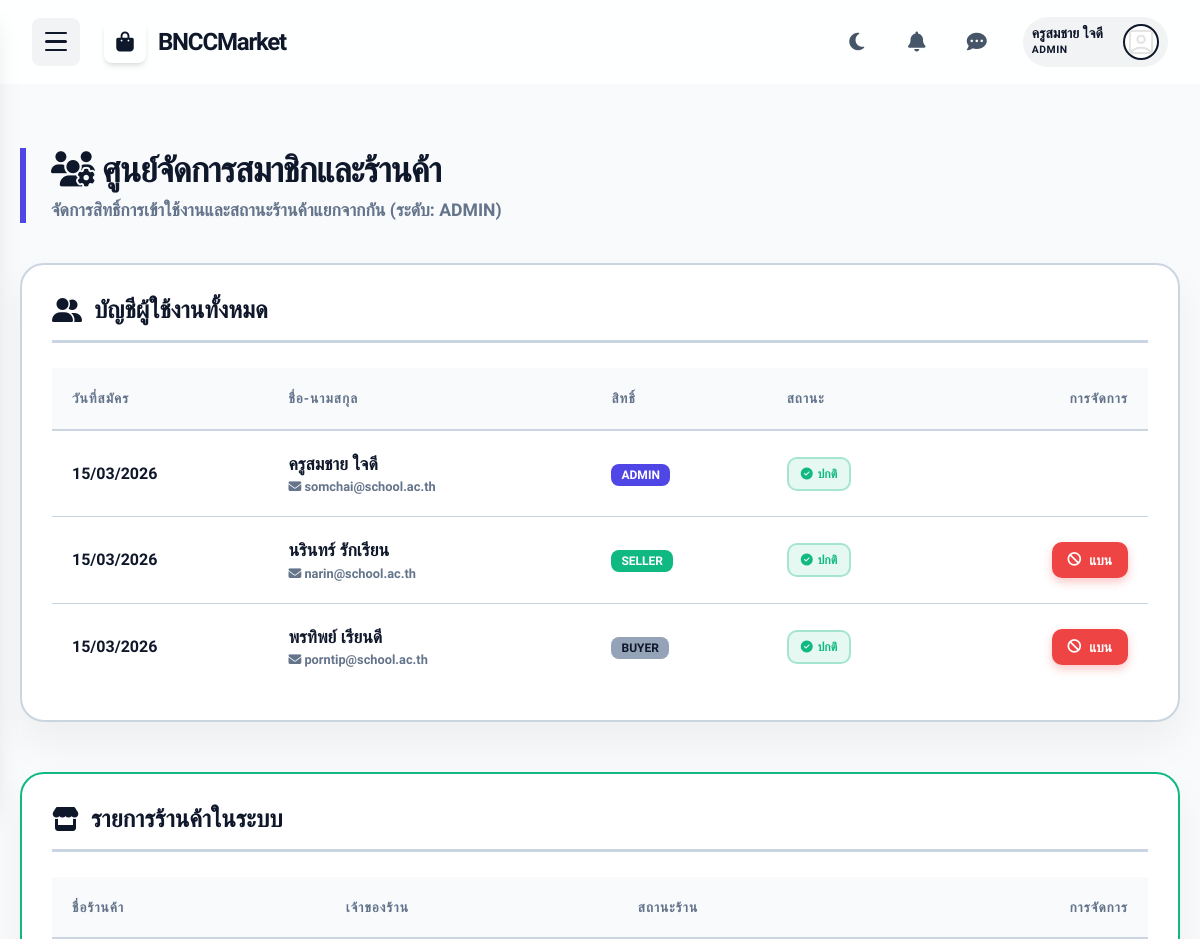
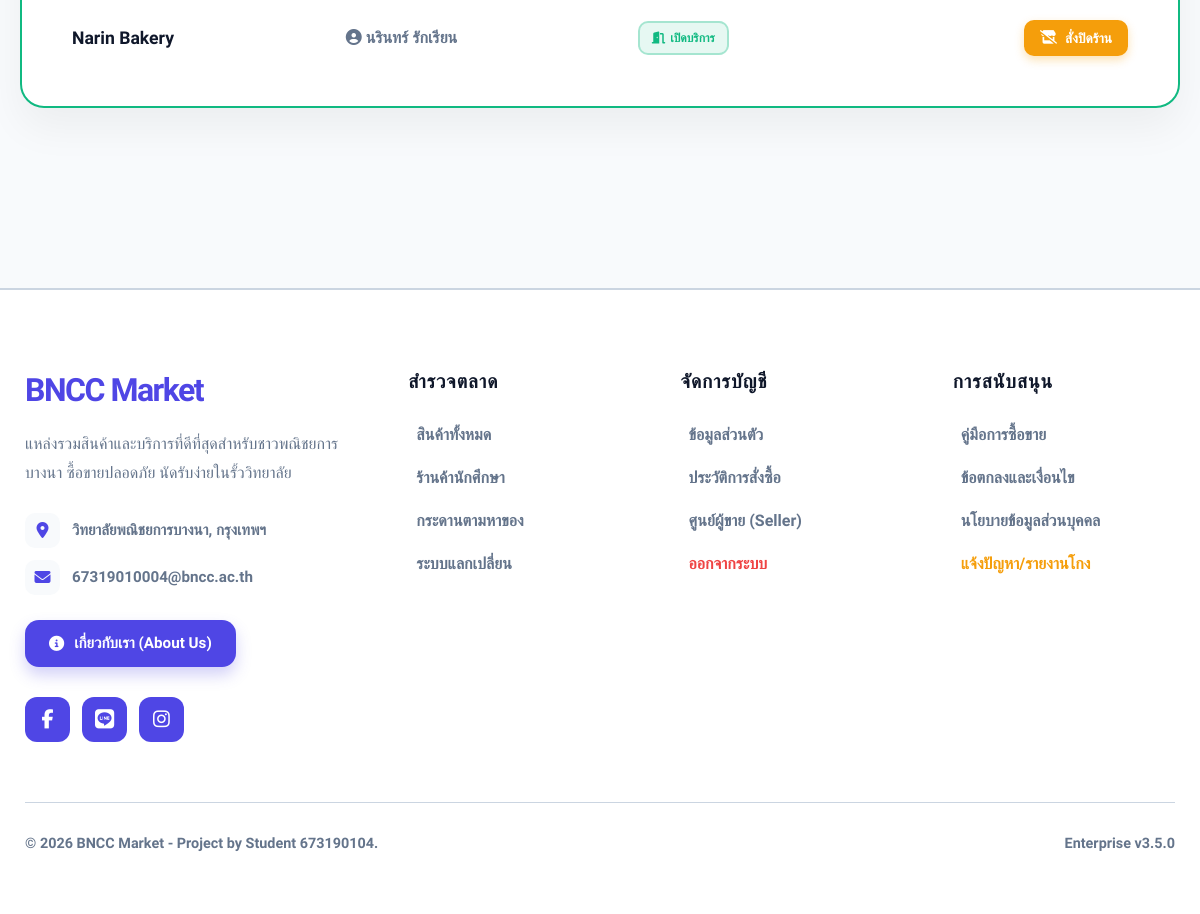
The app's page /admin/manage_members.php (signed in) with its own data (2 pictures, top to bottom).
### tables this page shows
CREATE TABLE users (
    id INT AUTO_INCREMENT PRIMARY KEY,
    student_id VARCHAR(20) UNIQUE NOT NULL,
    fullname VARCHAR(100) NOT NULL,
    class_room VARCHAR(20),
    email VARCHAR(100) UNIQUE NOT NULL,
    password VARCHAR(255) NOT NULL,
    role ENUM('buyer', 'seller', 'admin') DEFAULT 'buyer',
    created_at TIMESTAMP DEFAULT CURRENT_TIMESTAMP
);

CREATE TABLE shops (
    id INT AUTO_INCREMENT PRIMARY KEY,
    user_id INT NOT NULL,
    shop_name VARCHAR(100) NOT NULL,
    description TEXT,
    contact_line VARCHAR(50),
    contact_ig VARCHAR(50),
    status ENUM('pending', 'approved') DEFAULT 'pending',
    created_at TIMESTAMP DEFAULT CURRENT_TIMESTAMP,
    FOREIGN KEY (user_id) REFERENCES users(id) ON DELETE CASCADE
);

### includes/functions.php (called while the page is built, shortened)
<?php
function e($item) {
    return htmlspecialchars($item, ENT_QUOTES, 'UTF-8');
}

### admin/manage_members.php (the view, shortened to what this page needs)
<?php
require_once '../includes/functions.php';
require_once '../includes/header.php';
$db = getDB();
$user_stmt = $db->query("SELECT id, fullname, email, role, is_banned, created_at FROM users ORDER BY created_at DESC");
$users = $user_stmt->fetchAll();
$shop_stmt = $db->query("
    SELECT s.*, u.fullname as owner_name
    FROM shops s
    JOIN users u ON s.user_id = u.id
    WHERE s.status != 'pending'
    ORDER BY s.created_at DESC
");
$shops = $shop_stmt->fetchAll();
?>
<div class="admin-wrapper">
    <div class="mgmt-header">
        <h1><i class="fas fa-users-cog text-primary"></i> ศูนย์จัดการสมาชิกและร้านค้า</h1>
        <p style="color: var(--text-muted); font-size: 1.1rem; font-weight: 600;">จัดการสิทธิ์การเข้าใช้งานและสถานะร้านค้าแยกจากกัน (ระดับ: <?= strtoupper($_SESSION['role']) ?>)</p>
    </div>
    <div class="mgmt-card" style="animation-delay: 0.1s;">
        <h2 class="section-title"><i class="fas fa-user-friends text-primary"></i> บัญชีผู้ใช้งานทั้งหมด</h2>
        <div style="overflow-x: auto;">
            <table class="table-custom">
                <thead>
                    <tr>
                        <th>วันที่สมัคร</th>
                        <th>ชื่อ-นามสกุล</th>
                        <th>สิทธิ์</th>
                        <th>สถานะ</th>
                        <th style="text-align: right;">การจัดการ</th>
                    </tr>
                </thead>
                <tbody>
                    <?php foreach ($users as $u): ?>
                    <tr>
                        <td data-label="วันที่สมัคร" style="font-weight: 700; color: var(--solid-text);">
                            <?= date('d/m/Y', strtotime($u['created_at'])) ?>
                        </td>
                        <td data-label="ชื่อ-นามสกุล">
                            <div style="font-weight: 800; font-size: 1.1rem; color: var(--solid-text);"><?= e($u['fullname']) ?></div>
                            <div style="font-size: 0.8rem; color: var(--text-muted); font-weight: 600;"><i class="fas fa-envelope"></i> <?= e($u['email']) ?></div>
                        </td>
                        <td data-label="สิทธิ์">
                            <span class="role-badge <?= $u['role'] === 'teacher' ? 'role-teacher' : ($u['role'] === 'admin' ? 'role-admin' : ($u['role'] === 'seller' ? 'role-seller' : '')) ?>" style="background: <?= $u['role'] === 'buyer' ? '#94a3b8' : '' ?>;">
                                <?= strtoupper($u['role']) ?>
                            </span>
                        </td>
                        <td data-label="สถานะ">
                            <?php if ($u['is_banned']): ?>
                                <span class="status-badge status-banned"><i class="fas fa-ban"></i> ถูกระงับ</span>
                            <?php else: ?>
                                <span class="status-badge status-active"><i class="fas fa-check-circle"></i> ปกติ</span>
                            <?php endif; ?>
                        </td>
                        <td data-label="การจัดการ" style="text-align: right;">
                            <div style="display: flex; gap: 8px; justify-content: flex-end;">
                                <?php if ($u['id'] != $_SESSION['user_id'] && $u['role'] !== 'teacher'): ?>
                                    <form action="manage_actions.php" method="POST" style="display: inline;">
                                        <?php if ($u['is_banned']): ?>
                                            <button type="submit" name="action" value="unban" class="btn-solid-action btn-solid-success" onclick="return confirm('ยืนยันปลดแบนผู้ใช้นี้?')"><i class="fas fa-unlock"></i> ปลดแบน</button>
                                        <?php else: ?>
                                            <button type="submit" name="action" value="ban" class="btn-solid-action btn-solid-danger" onclick="return confirm('ยืนยันแบนผู้ใช้นี้?')"><i class="fas fa-ban"></i> แบน</button>
                                        <?php endif; ?>
                                    </form>
                                <?php endif; ?>
                            </div>
                        </td>
                    </tr>
                    <?php endforeach; ?>
                </tbody>
            </table>
        </div>
    </div>
    <div class="mgmt-card" style="border-color: var(--solid-success); animation-delay: 0.2s;">
        <h2 class="section-title"><i class="fas fa-store text-success"></i> รายการร้านค้าในระบบ</h2>
        <div style="overflow-x: auto;">
            <table class="table-custom">
                <thead>
                    <tr>
                        <th>ชื่อร้านค้า</th>
                        <th>เจ้าของร้าน</th>
                        <th>สถานะร้าน</th>
                        <th style="text-align: right;">การจัดการ</th>
                    </tr>
                </thead>
                <tbody>
                    <?php foreach ($shops as $s): ?>
                    <tr>
                        <td data-label="ชื่อร้านค้า">
                            <div style="font-weight: 800; font-size: 1.1rem; color: var(--solid-text);"><?= e($s['shop_name']) ?></div>
                        </td>
                        <td data-label="เจ้าของร้าน" style="font-weight: 600; color: var(--text-muted);">
                            <i class="fas fa-user-circle"></i> <?= e($s['owner_name']) ?>
                        </td>
                        <td data-label="สถานะร้าน">
                            <?php if ($s['status'] === 'approved'): ?>
                                <span class="status-badge status-active"><i class="fas fa-door-open"></i> เปิดบริการ</span>
                            <?php elseif ($s['status'] === 'blocked'): ?>
                                <span class="status-badge status-banned"><i class="fas fa-door-closed"></i> ถูกสั่งปิด</span>
                            <?php endif; ?>
                        </td>
                        <td data-label="การจัดการ" style="text-align: right;">
                            <form action="manage_actions.php" method="POST" style="display: flex; gap: 8px; justify-content: flex-end;">
                                <?php if ($s['status'] === 'approved'): ?>
                                    <button type="submit" name="action" value="block" class="btn-solid-action btn-solid-warning" onclick="return confirm('ยืนยันสั่งปิดร้านค้านี้?')"><i class="fas fa-store-slash"></i> สั่งปิดร้าน</button>
                                <?php else: ?>
                                    <button type="submit" name="action" value="unblock" class="btn-solid-action btn-solid-primary" onclick="return confirm('ยืนยันอนุญาตให้เปิดร้านใหม่?')"><i class="fas fa-store"></i> เปิดร้านใหม่</button>
                                <?php endif; ?>
                            </form>
                        </td>
                    </tr>
                    <?php endforeach; ?>
                </tbody>
            </table>
        </div>
    </div>
</div>
<?php require_once '../includes/footer.php'; ?>

### records on screen
users: created_at "15/03/2026", fullname "ครูสมชาย ใจดี", email "somchai@school.ac.th", role "ADMIN", is_banned 0 (drawn)
users: created_at "15/03/2026", fullname "นรินทร์ รักเรียน", email "narin@school.ac.th", role "SELLER", is_banned 0 (drawn)
users: created_at "15/03/2026", fullname "พรทิพย์ เรียนดี", email "porntip@school.ac.th", role "BUYER", is_banned 0 (drawn)
shops: shop_name "Narin Bakery", user.fullname "นรินทร์ รักเรียน", status "approved" (drawn)

### other values on screen
$_SESSION['fullname'] "ครูสมชาย ใจดี"
$_SESSION['role'] "ADMIN"
